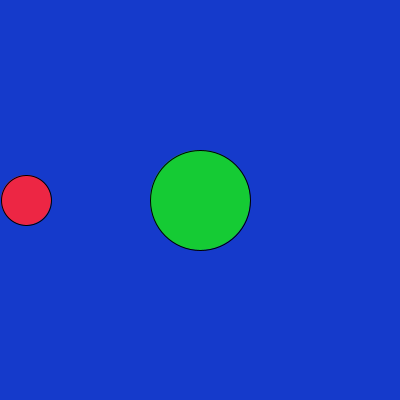
Frame 1 (no input)
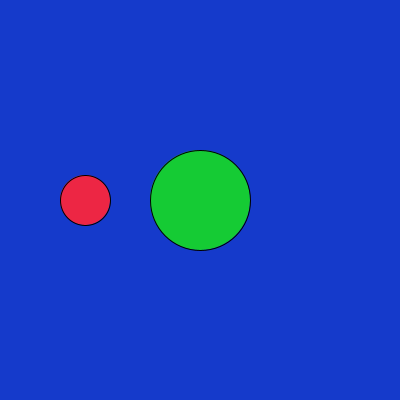
Frame 60 (the mouse pressed at the canvas centre just before this capture)
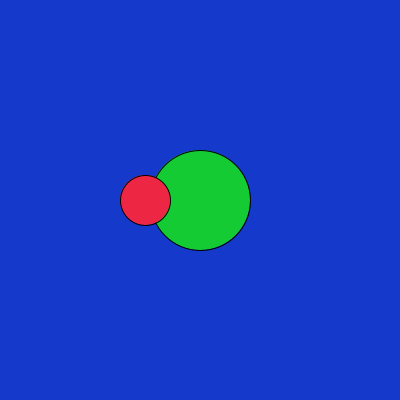
Frame 120 (the mouse held since frame 60 and released just before this capture)

The Processing sketch that drew these frames (run headless with seeded random() and noise(); from frame 60 on, the mouse is pressed at the canvas centre):

// Processing sketch: sketch_171006b
// ── sketch_171006b.pde
int x = 25;
int d = 1;

void setup() {
  size(400, 400);
}

void draw() {
  background(#153ACB);
  // Move x
  x = x+d;
 
  // Method 2
  if ((x >=width-25) || (x<=25)) {
    d = d*-1;
  }

  if (x < width/2) {
    fill(#15CB34);
    ellipse(width/2, height/2, 100, 100);
  } else {
    fill(#3F4840);
    rectMode(CENTER);
    rect(width/2, height/2, 100, 100);
  }
  //draw the line
  fill(#ED2644);
  ellipse (x, height/2, 50, 50);
}
